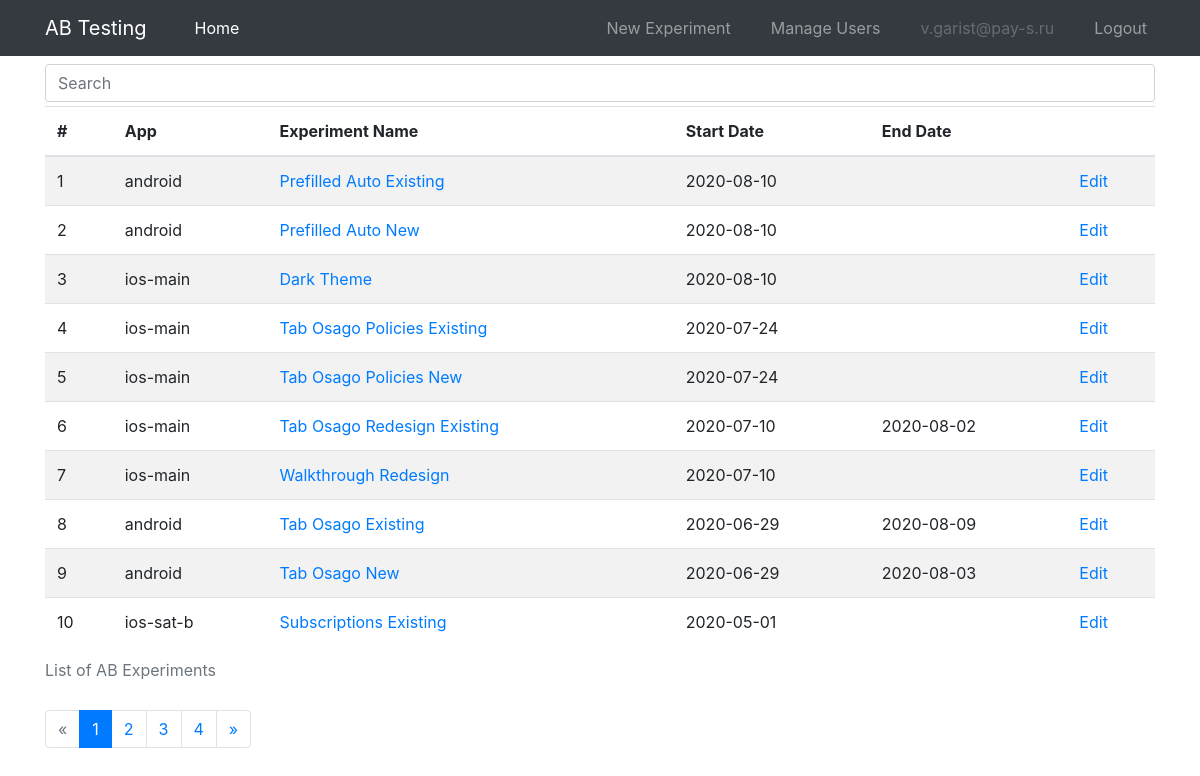
The page /index (signed in) on the database its author committed.
### models.py (models this page shows, shortened)
class User(UserMixin, db.Model):
    id = db.Column(db.Integer, primary_key=True)
    email = db.Column(db.String(120), index=True, unique=True)
    password_hash = db.Column(db.String(128))
    is_admin = db.Column(db.Boolean, unique=False, default=False)

class ABExperiment(db.Model):
    __tablename__ = "experiment"
    __table_args__ = (db.UniqueConstraint('app_id', 'name', name="unique_constraint_app_exp"), )
    id = db.Column(db.Integer, primary_key=True)
    app_id = db.Column(db.Integer, db.ForeignKey("app.id"))
    name = db.Column(db.String(120), index=True)
    description = db.Column(db.Text)
    metrics = db.Column(db.Text)
    start_date = db.Column(db.Date)
    end_date = db.Column(db.Date)
    options = db.relationship('ABOption', backref='experiment') # cascade="all, delete-orphan"
    @property
    def clean_name(self):
        clean_name = " ".join(
            [i.capitalize() for i in self.name.split("_") if i not in ("exp", "ios", "android")]
        )
        return clean_name

class App(db.Model):
    __tablename__ = "app"
    id = db.Column(db.Integer, primary_key=True)
    name = db.Column(db.String(120), index=True, unique=True)
    experiments = db.relationship('ABExperiment', backref='app')

### ab/ab.py (the view)
@bp.route("/")
@bp.route("/index")
@login_required
def index():
    page = request.args.get("page", default=1, type=int)
    q = request.args.get("q", default="")
    exp_pagination = ABExperiment.query \
        .join(App, ABExperiment.app_id == App.id) \
        .filter(
            (ABExperiment.name.like(f"%{q}%")) | (App.name.like(f"%{q}%"))
        ) \
        .order_by(ABExperiment.start_date.desc(), ABExperiment.name) \
        .limit(100).from_self() \
        .paginate(page=page, per_page=10)
    return render_template("ab/ab_list.html", exp_pagination=exp_pagination, q=q, active_link="home")

### main.py (called while the page is built)
@login.user_loader
def load_user(id):
    return User.query.get(int(id))

### templates/ab/ab_list.html (shortened to what this page needs)
{% extends "base.html" %}
{% from "macros/_pagination.html" import render_pagination %}
{% block content %}
<div class="container">
    <form action="{{ url_for('ab.index') }}" method="GET">
        <div class="form-group mt-2 mb-1">
            <input class="form-control" type="text" name="q" placeholder="Search" aria-label="Search">
        </div>
    </form>
    {% if exp_pagination %}
    <table class="table table-hover table-striped">
        <caption>List of AB Experiments</caption>
        <thead>
            <tr>
                <th scope="col">#</th>
                <th scope="col">App</th>
                <th scope="col">Experiment Name</th>
                <th scope="col">Start Date</th>
                <th scope="col">End Date</th>
                {% if current_user.is_admin %}
                    <th scope="col"></th>
                {% endif %}
            </tr>
        </thead>
        {% for exp in exp_pagination.items %}
        <tr>
            <td>{{ loop.index + ((exp_pagination.page - 1) * exp_pagination.per_page) }}</td>
            <td>{{ exp.app.name }}</td>
            <td><a href="{{ url_for('ab.detail', exp_name=exp.name) }}">{{ exp.clean_name }}</a></td>
            <td>{{ exp.start_date }}</td>
            <td>
                {% if exp.end_date %}
                    {{ exp.end_date }}
                {% endif %}
            </td>
            {% if current_user.is_admin %}
            <td>
                <a href="{{ url_for('admin.edit_experiment', exp_name=exp.name) }}">Edit</a>
            </td>
            {% endif %}
        </tr>
        {% endfor %}
    </table>
    {{ render_pagination(exp_pagination, endpoint='ab.index', q=q) }}
    {% endif %}
</div>
{% endblock %}

### templates/base.html (shortened to what this page needs)
<!DOCTYPE html>
<html>
    <head>
        <link rel="stylesheet" href="https://stackpath.bootstrapcdn.com/bootstrap/4.5.0/css/bootstrap.min.css">
        <link rel="stylesheet" href="https://stackpath.bootstrapcdn.com/font-awesome/4.7.0/css/font-awesome.min.css">
        <link rel="stylesheet" type="text/css" href="{{ url_for('static', filename='css/style.css') }}">
    </head>
    <body>
    <nav class="navbar navbar-expand-md navbar-dark bg-dark fixed-top">
        <div class="container">
            <a class="navbar-brand" href="{{ url_for('ab.index') }}">AB Testing</a>
            <div class="collapse navbar-collapse" id="navbarCollapse">
                <ul class="navbar-nav mr-auto">
                    <li class="nav-item {{ 'active' if active_link == 'home' else None }} ml-4">
                        <a class="nav-link" href="{{ url_for('ab.index') }}">Home</a>
                    </li>
                </ul>
                <ul class="navbar-nav ml-auto">
                {% if current_user.is_authenticated %}
                {% if current_user.is_admin %}
                    <li class="nav-item mr-4 {{ 'active' if active_link == 'create_experiment' else None }}">
                    <a class="nav-link" href="{{ url_for('admin.create_experiment') }}">New Experiment</a>
                    </li>
                    <li class="nav-item mr-4 {{ 'active' if active_link == 'manage_users' else None }}">
                    <a class="nav-link" href="{{ url_for('admin.manage_users') }}">Manage Users</a>
                    </li>
                {% endif %}
                    <li class="nav-item mr-4">
                    <a class="nav-link disabled">{{ current_user.email }}</a>
                    </li>
                    <li class="nav-item">
                    <a class="nav-link" href="{{ url_for('auth.logout') }}">Logout</a>
                    </li>
                {% endif %}
                </ul>
            </div>
        </div>
    </nav>
    {% block content %}
    {% endblock %}
    </body>
</html>

### templates/macros/_pagination.html
{% macro render_pagination(pagination, endpoint, q) %}
<nav aria-label="Page navigation example">
    <ul class="pagination">
        {% if pagination.has_prev %}
            {% if q and q != "" %}
                <li class="page-item"><a class="page-link" href="{{ url_for(endpoint, page=pagination.prev_num, q=q) }}">&laquo;</a></li>
            {% else %}
                <li class="page-item"><a class="page-link" href="{{ url_for(endpoint, page=pagination.prev_num) }}">&laquo;</a></li>
            {% endif %}
        {% else %}
            <li class="page-item disabled"><a class="page-link" href="#">&laquo;</a></li>
        {% endif %}
        {% for page in pagination.iter_pages() %}
            {% if page %}
                {% if page != pagination.page %}
                    {% if q and q != "" %}
                        <li class="page-item"><a class="page-link" href="{{ url_for(endpoint, page=page, q=q) }}">{{ page }}</a></li>
                    {% else %}
                        <li class="page-item"><a class="page-link" href="{{ url_for(endpoint, page=page) }}">{{ page }}</a></li>
                    {% endif %}
                {% else %}
                    <li class="page-item active"><span class="page-link">{{ page }}</span></li>
                {% endif %}
            {% endif %}
        {% endfor %}
        {% if pagination.has_next %}
            {% if q and q != "" %}
                <li class="page-item"><a class="page-link" href="{{ url_for(endpoint, q=q, page=pagination.next_num) }}">&raquo;</a></li>
            {% else %}
                <li class="page-item"><a class="page-link" href="{{ url_for(endpoint, page=pagination.next_num) }}">&raquo;</a></li>
            {% endif %}
        {% else %}
            <li class="page-item disabled"><a class="page-link" href="#">&raquo;</a></li>
        {% endif %}
    </ul>
</nav>
{% endmacro %}

### static/css/style.css (style rules this page uses)
body { padding-top: 3.5rem; }

### rows shown on the page
User: email "v.garist@pay-s.ru"
ABExperiment: app.name "android", clean_name "Prefilled Auto Existing", start_date "2020-08-10"
ABExperiment: app.name "android", clean_name "Prefilled Auto New", start_date "2020-08-10"
ABExperiment: app.name "ios-main", clean_name "Dark Theme", start_date "2020-08-10"
ABExperiment: app.name "ios-main", clean_name "Tab Osago Policies Existing", start_date "2020-07-24"
ABExperiment: app.name "ios-main", clean_name "Tab Osago Policies New", start_date "2020-07-24"
ABExperiment: app.name "ios-main", clean_name "Tab Osago Redesign Existing", start_date "2020-07-10", end_date "2020-08-02"
ABExperiment: app.name "ios-main", clean_name "Walkthrough Redesign", start_date "2020-07-10"
ABExperiment: app.name "android", clean_name "Tab Osago Existing", start_date "2020-06-29", end_date "2020-08-09"
ABExperiment: app.name "android", clean_name "Tab Osago New", start_date "2020-06-29", end_date "2020-08-03"
ABExperiment: app.name "ios-sat-b", clean_name "Subscriptions Existing", start_date "2020-05-01"

### other values the page prints
{{ page }} "1"
{{ page }} "2" "3" "4"
